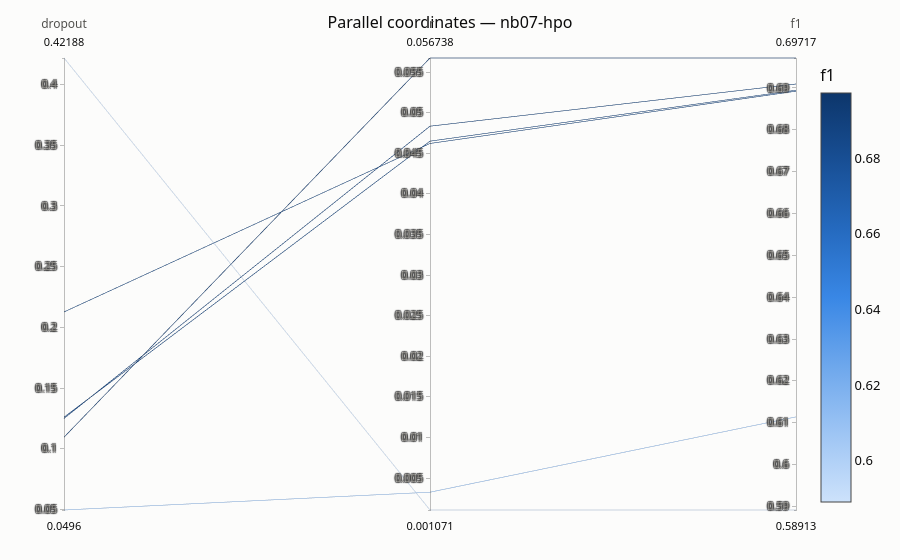

Notebook code cell kept with this figure:
### Code cell
study.plot_parallel_coordinate()

### Figure 1 — Plotly figure (JSON) as saved in the notebook; plotly's stock layout.template omitted (floating-point values rounded to 4 significant figures)
{"data": [{"dimensions": [{"label": "dropout", "values": [0.4219, 0.0496, 0.125, 0.2127, 0.126, 0.1096]}, {"label": "lr", "values": [0.001071, 0.003266, 0.04834, 0.04621, 0.04649, 0.05674]}, {"label": "f1", "values": [0.5891, 0.6114, 0.691, 0.6892, 0.6895, 0.6972]}], "labelfont": {"color": "#52514e", "size": 12}, "line": {"color": [0.5891, 0.6114, 0.691, 0.6892, 0.6895, 0.6972], "colorbar": {"title": {"text": "f1"}}, "colorscale": [[0.0, "#cde2fb"], [0.1667, "#9ec5f4"], [0.3333, "#6da7ec"], [0.5, "#3987e5"], [0.6667, "#256abf"], [0.8333, "#184f95"], [1.0, "#0d366b"]], "showscale": true}, "tickfont": {"color": "#898781", "size": 11}, "type": "parcoords"}], "layout": {"title": {"text": "Parallel coordinates — nb07-hpo"}}}
